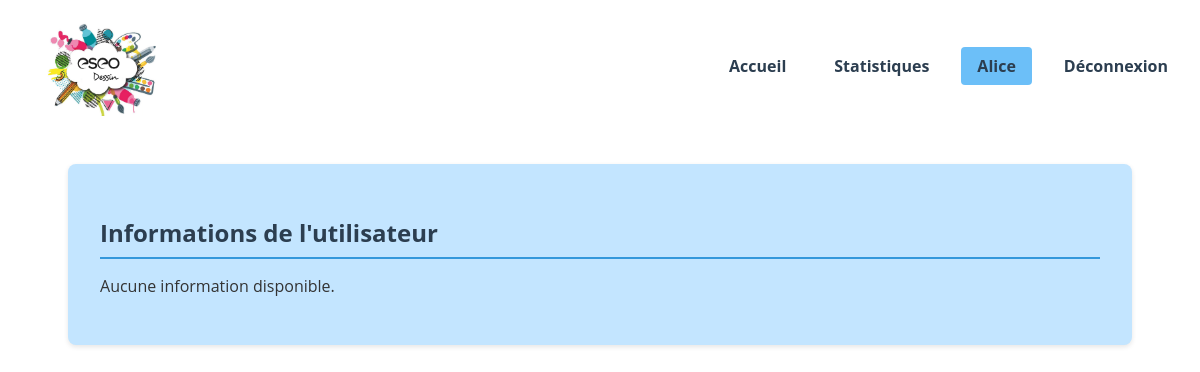
Page /HTML/protected_page.php (signed in) on the earlier database version.
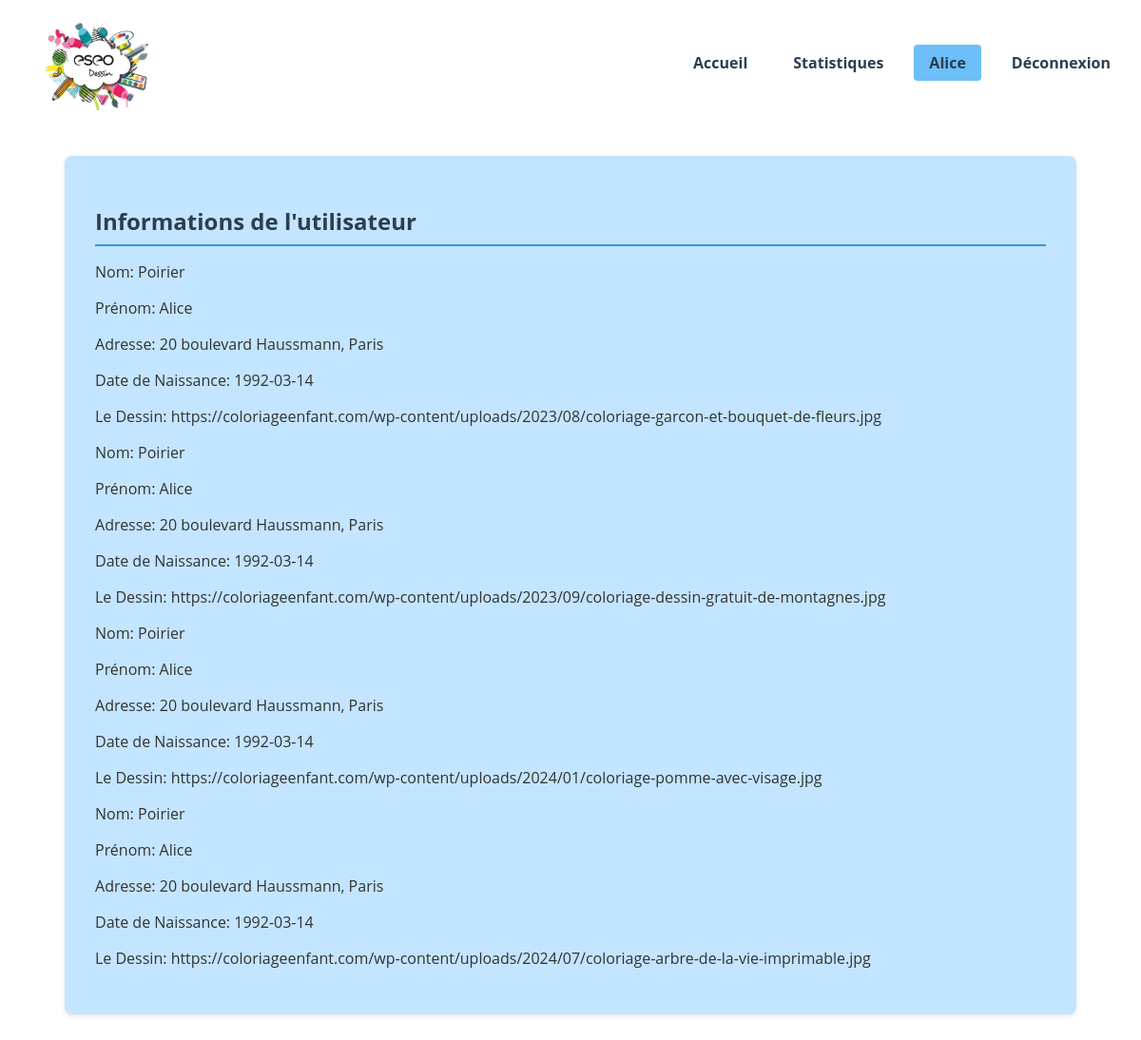
Same page on the later database version.
### tables this page shows
CREATE TABLE Utilisateur
(
    numUtilisateur Integer PRIMARY KEY AUTO_INCREMENT,
    numClub Integer NOT NULL,
    nom VARCHAR(50) NOT NULL,
    prenom VARCHAR(50) NOT NULL,
    adresse VARCHAR(120) NOT NULL,
    login VARCHAR(50) NOT NULL,
    motDePasse VARCHAR(50) NOT NULL,
    email VARCHAR(50) NOT NULL,
    dateNaissance DATE NOT NULL,
    FOREIGN KEY (numClub) REFERENCES Club(numClub)
);

### HTML/protected_page.php (the view, shortened to what this page needs)
<?php
require 'config.php';
$sql = "SELECT u.nom, u.prenom, u.adresse, u.dateNaissance, d.leDessin
        FROM Utilisateur u, Dessin d, Competiteur c
        WHERE u.numUtilisateur=? and d.numCompetiteur=c.numCompetiteur and c.numCompetiteur=u.numUtilisateur
        GROUP BY d.leDessin";
$stmt = $conn->prepare($sql);
$stmt->bind_param("i", $_SESSION['login']);
$stmt->execute();
$result = $stmt->get_result();
$userInfo = [];
if ($result->num_rows > 0) {
    while ($row = $result->fetch_assoc()) {
        $userInfo[] = $row;
    }
}
?>
<!DOCTYPE html>
<html lang="en">
<head>
    <link rel="stylesheet" href="CSS/style.css">
</head>
<body>
<header class="main-header">
    <img src="Images/logo_dessin.png" alt="Logo Dessin" class="logo" width="170" height="100">
    <nav class="main-nav">
        <ul>
            <li><a href="main.php" class="<?php echo basename($_SERVER['PHP_SELF']) == 'main.php' ? 'active' : ''; ?>">Accueil</a></li>
            <li><a href="stats.php" class="<?php echo basename($_SERVER['PHP_SELF']) == 'stats.php' ? 'active' : ''; ?>">Statistiques</a></li>
            <?php if (isset($_SESSION['username'])): ?>
                <li><a href="protected_page.php" class="<?php echo basename($_SERVER['PHP_SELF']) == 'protected_page.php' ? 'active' : ''; ?>"><?php echo htmlspecialchars($_SESSION['username']); ?></a></li>
                <li><a href="logout.php" class="<?php echo basename($_SERVER['PHP_SELF']) == 'logout.php' ? 'active' : ''; ?>">Déconnexion</a></li>
            <?php else: ?>
                <li><a href="login.php" class="<?php echo basename($_SERVER['PHP_SELF']) == 'login.php' ? 'active' : ''; ?>">Connexion</a></li>
                <li><a href="register.php" class="<?php echo basename($_SERVER['PHP_SELF']) == 'register.php' ? 'active' : ''; ?>">Inscription</a></li>
            <?php endif; ?>
        </ul>
    </nav>
</header>
<section id="user-info" class="section">
    <h2>Informations de l'utilisateur</h2>
    <?php if (!empty($userInfo)): ?>
        <?php foreach ($userInfo as $info): ?>
            <p>Nom: <?php echo htmlspecialchars($info['nom']); ?></p>
            <p>Prénom: <?php echo htmlspecialchars($info['prenom']); ?></p>
            <p>Adresse: <?php echo htmlspecialchars($info['adresse']); ?></p>
            <p>Date de Naissance: <?php echo htmlspecialchars($info['dateNaissance']); ?></p>
            <p>Le Dessin: <?php echo htmlspecialchars($info['leDessin']); ?></p>
        <?php endforeach; ?>
    <?php else: ?>
        <p>Aucune information disponible.</p>
    <?php endif; ?>
</section>
</body>
</html>

### CSS/style.css (style rules this page uses)
body { font-family: 'Open Sans', sans-serif; margin: 0; padding: 0; background-color: #ffffff; color: #333; }
h1, h2 { color: #2c3e50; }
.main-header { background-color: #ffffff; color: #2c3e50; padding: 1rem; display: flex; justify-content: space-between; align-items: center; text-align: left; }
.main-nav ul { list-style-type: none; padding: 0; margin: 0; display: flex; gap: 1rem; }
.main-nav a { color: #2c3e50; text-decoration: none; font-weight: bold; padding: 0.5rem 1rem; border-radius: 4px; transition: background-color 0.3s; }
.main-nav a.active { background-color: #6cbff8; }
.section { padding: 2rem; margin: 2rem auto; width: 100%; max-width: 1000px; background-color: #c3e5ff; box-shadow: 0 2px 5px rgba(0, 0, 0, 0.1); border-radius: 8px; transition: transform 0.3s, box-shadow 0.3s; }
.section h2 { border-bottom: 2px solid #3498db; padding-bottom: 0.5rem; margin-bottom: 1rem; }

Differences in the rows shown:
now on this page (row edited): utilisateur: nom "Poirier", prenom "Alice", adresse "20 boulevard Haussmann, Paris", dateNaissance "1992-03-14", leDessin "https://coloriageenfant.com/wp-content/uploads/2023/08/coloriage-garcon-et-bouquet-de-fleurs.jpg", leDessin "https://coloriageenfant.com/wp-content/uploads/2023/09/coloriage-dessin-gratuit-de-montagnes.jpg", leDessin "https://coloriageenfant.com/wp-content/uploads/2024/01/coloriage-pomme-avec-visage.jpg", leDessin "https://coloriageenfant.com/wp-content/uploads/2024/07/coloriage-arbre-de-la-vie-imprimable.jpg"
Other differences:
text no longer shown: "Aucune information disponible."
